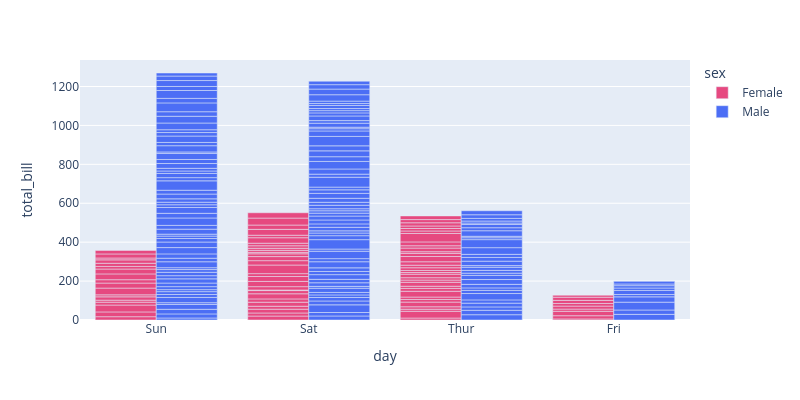

Notebook cell for this chart:
### Code cell
tips
sex_palette = ['#E64980','#4C6EF5']
px.bar(tips,x='day',y='total_bill',color='sex',
        color_discrete_sequence=sex_palette,
        barmode='group',width=800,height=400)

### Figure 1 — Plotly figure (JSON) as saved in the notebook; plotly's stock layout.template omitted (floating-point values rounded to 4 significant figures; data arrays with more than 128 entries replaced by an {"elided": "..."} marker saying what was removed)
{"data": [{"alignmentgroup": "True", "hovertemplate": "sex=Female<br>day=%{x}<br>total_bill=%{y}<extra></extra>", "legendgroup": "Female", "marker": {"color": "#E64980", "pattern": {"shape": ""}}, "name": "Female", "offsetgroup": "Female", "orientation": "v", "showlegend": true, "textposition": "auto", "type": "bar", "x": ["Sun", "Sun", "Sun", "Sun", "Sun", "Sun", "Sat", "Sat", "Sat", "Sat", "Sat", "Sat", "Sun", "Sun", "Sat", "Sat", "Sat", "Sat", "Sat", "Sat", "Sat", "Thur", "Thur", "Fri", "Fri", "Fri", "Fri", "Fri", "Sat", "Sat", "Sat", "Sat", "Sat", "Sun", "Sun", "Thur", "Thur", "Thur", "Thur", "Thur", "Thur", "Thur", "Thur", "Thur", "Thur", "Thur", "Thur", "Thur", "Thur", "Thur", "Thur", "Thur", "Thur", "Thur", "Thur", "Thur", "Thur", "Sun", "Sun", "Sun", "Sun", "Sun", "Sat", "Sat", "Sun", "Sun", "Sun", "Thur", "Thur", "Thur", "Thur", "Thur", "Thur", "Thur", "Sat", "Sat", "Sat", "Sat", "Sat", "Fri", "Fri", "Fri", "Fri", "Sat", "Sat", "Sat", "Thur"], "xaxis": "x", "y": [16.99, 24.59, 35.26, 14.83, 10.33, 16.97, 20.29, 15.77, 19.65, 15.06, 20.69, 16.93, 10.29, 34.81, 26.41, 16.45, 3.07, 17.07, 26.86, 25.28, 14.73, 10.07, 34.83, 5.75, 16.32, 22.75, 11.35, 15.38, 44.3, 22.42, 20.92, 14.31, 7.25, 25.71, 17.31, 10.65, 12.43, 24.08, 13.42, 12.48, 29.8, 14.52, 11.38, 20.27, 11.17, 12.26, 18.26, 8.51, 10.33, 14.15, 13.16, 17.47, 27.05, 16.43, 8.35, 18.64, 11.87, 29.85, 25.0, 13.39, 16.21, 17.51, 10.59, 10.63, 9.6, 20.9, 18.15, 19.81, 43.11, 13.0, 12.74, 13.0, 16.4, 16.47, 12.76, 13.27, 28.17, 12.9, 30.14, 13.42, 15.98, 16.27, 10.09, 22.12, 35.83, 27.18, 18.78], "yaxis": "y"}, {"alignmentgroup": "True", "hovertemplate": "sex=Male<br>day=%{x}<br>total_bill=%{y}<extra></extra>", "legendgroup": "Male", "marker": {"color": "#4C6EF5", "pattern": {"shape": ""}}, "name": "Male", "offsetgroup": "Male", "orientation": "v", "showlegend": true, "textposition": "auto", "type": "bar", "x": {"elided": "157 str values"}, "xaxis": "x", "y": {"elided": "157 float values"}, "yaxis": "y"}], "layout": {"barmode": "group", "height": 400, "legend": {"title": {"text": "sex"}, "tracegroupgap": 0}, "margin": {"t": 60}, "width": 800, "xaxis": {"anchor": "y", "domain": [0, 1], "title": {"text": "day"}}, "yaxis": {"anchor": "x", "domain": [0, 1], "title": {"text": "total_bill"}}}}
